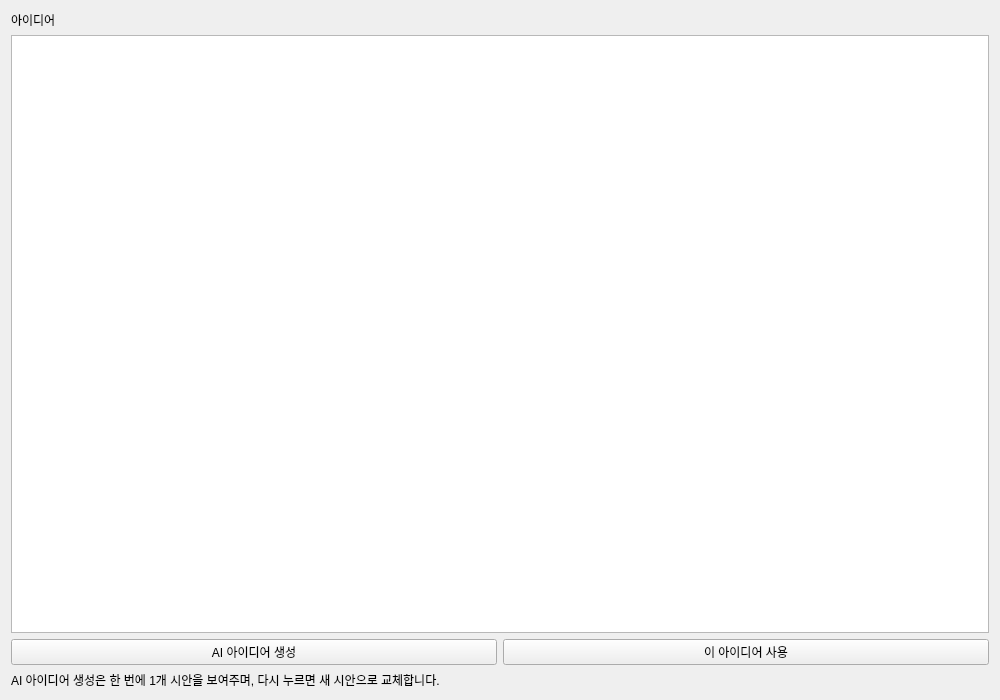
<?xml version="1.0" encoding="UTF-8"?>
<ui version="4.0">
 <class>QWidget</class>
 <widget class="QWidget" name="IdeaView">
  <property name="geometry"><rect><x>0</x><y>0</y><width>1000</width><height>700</height></rect></property>
<layout class="QVBoxLayout" name="root"><item><widget class="QLabel" name="pageTitle"><property name="text"><string>아이디어</string></property></widget></item><item><widget class="QPlainTextEdit" name="ideaEdit"><property name="readOnly"><bool>false</bool></property></widget></item><item><layout class="QHBoxLayout" name="buttons"><item><widget class="QPushButton" name="generateButton"><property name="text"><string>AI 아이디어 생성</string></property></widget></item><item><widget class="QPushButton" name="useButton"><property name="text"><string>이 아이디어 사용</string></property></widget></item></layout></item><item><widget class="QLabel" name="hintLabel"><property name="text"><string>AI 아이디어 생성은 한 번에 1개 시안을 보여주며, 다시 누르면 새 시안으로 교체합니다.</string></property></widget></item></layout>
 </widget>
 <resources/><connections/>
</ui>
